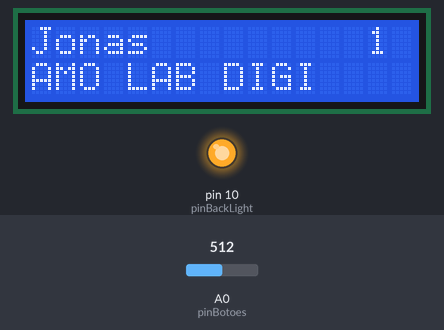
A sketch run on a simulated Arduino Uno, built with avr-gcc and run on an emulated ATmega328P. Parts: 16×2 character LCD, output pins drawn as LEDs (lit = HIGH). Inputs (shaded band) come from the test bench; at power-on: A0 (pinBotoes) = 512. What the sketch prints to the serial monitor is not drawn.

Above: at 1.2 s.
1.3 s: A0 (pinBotoes) set to 785
2.8 s: A0 (pinBotoes) set to 817
At 4.0 s:
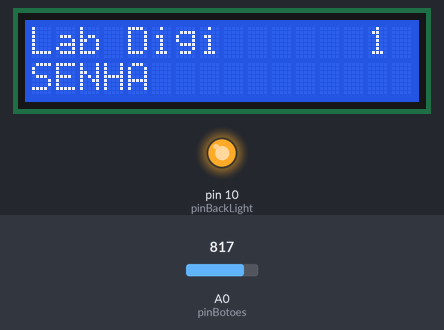
4.3 s: A0 (pinBotoes) set to 390
At 5.2 s:
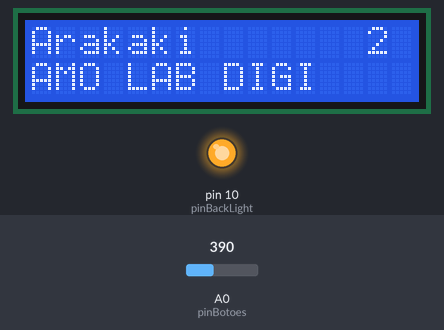
5.8 s: A0 (pinBotoes) set to 810
At 6.4 s:
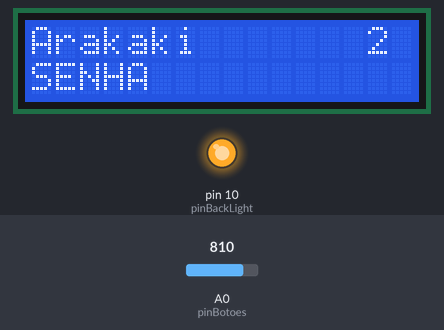
7.3 s: A0 (pinBotoes) set to 190
At 8.5 s:
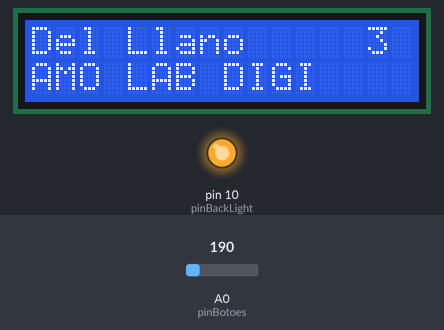
8.8 s: A0 (pinBotoes) set to 900
At 9.8 s:
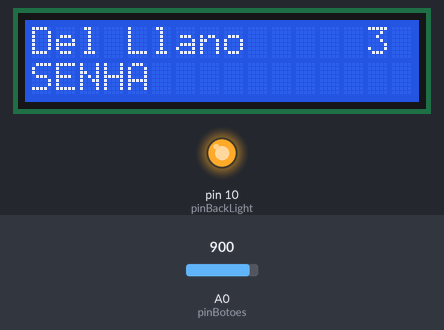
Timing chart, 0 to 11.3 s (numbered marks = the images above; inputs shaded):
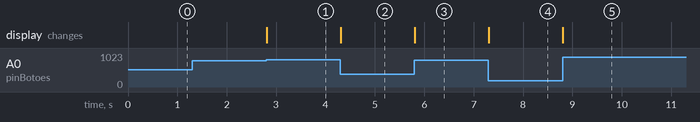

The sketch:

lcd-display.ino
```cpp
/* AUTOR:     BrincandoComIdeias
*  ACOMPANHE: https://www.youtube.com/brincandocomideias ; https://www.instagram.com/canalbrincandocomideias/
*  APRENDA:   https://cursodearduino.net/ ; https://cursoderobotica.net
*  COMPRE:    https://www.arducore.com.br/
*/
#include <LiquidCrystal.h>

//******* CONFIGURACAO DO PROJETO *********
#define pinBotoes A0

#define pinRs 8
#define pinEn 9
#define pinD4 4
#define pinD5 5
#define pinD6 6
#define pinD7 7
#define pinBackLight 10
//*****************************************

#define btNENHUM 0
#define btSELECT 1
#define btLEFT   2
#define btUP     3
#define btDOWN   4
#define btRIGHT  5

#define tempoDebounce 50

unsigned long delayBotao;
int estadoBotaoAnt = btNENHUM;

void estadoBotao(int botao);
void botaoApertado(int botao);
void botaoSolto(int botao);

LiquidCrystal lcd(pinRs, pinEn, pinD4, pinD5, pinD6, pinD7);

//Para o exemplo de uso
String descBotao[6] = {"Jogo da Senha", "Lab Digi", "Jonas", "Arakaki", "Del Llano", "Contente"};
int contador = 0;

void setup() {
  pinMode(pinBackLight, OUTPUT);
  digitalWrite(pinBackLight, HIGH);

  lcd.begin(16, 2);
  Serial.begin(9600);
}

void loop() {
  int valBotoes = analogRead(pinBotoes);

  if ((valBotoes < 800) && (valBotoes >= 600)) {
     estadoBotao(btSELECT);

  } else if ((valBotoes < 600) && (valBotoes >= 400)) {
     estadoBotao(btLEFT);

  } else if ((valBotoes < 400) && (valBotoes >= 200)) {
     estadoBotao(btUP);

  } else if ((valBotoes < 200) && (valBotoes >= 60)) {
     estadoBotao(btDOWN);

  } else if  (valBotoes < 60) {
     estadoBotao(btRIGHT);

  } else {
     estadoBotao(btNENHUM);
  }
}

void estadoBotao(int botao) {
  //Quando um botao estiver apertado
  if (botao != btNENHUM) {
     Serial.println(botao);
  }

  //Quando o botao for apertado ou solto
  if ((millis() - delayBotao) > tempoDebounce) {
     if ((botao != btNENHUM) && (estadoBotaoAnt == btNENHUM) ) {
        botaoApertado(botao);
        delayBotao = millis();
     }

     if ((botao == btNENHUM) && (estadoBotaoAnt != btNENHUM) ) {
        botaoSolto(estadoBotaoAnt);
        delayBotao = millis();
     }
  }
  estadoBotaoAnt = botao;
}

void botaoApertado(int botao) {
  //Quando um botão for apertado

  //Para o exemplo de uso
  contador++;
  lcd.clear();
  lcd.print(descBotao[botao]);
  lcd.setCursor(14,0);
  lcd.print(contador);
  lcd.setCursor(0,1);
  lcd.print("AMO LAB DIGI");
}

void botaoSolto(int botao) {
  //Quando um botão for solto


  //Para o exemplo de uso
  lcd.clear();
  lcd.print(descBotao[botao]);
  lcd.setCursor(14,0);
  lcd.print(contador);
  lcd.setCursor(0,1);
  lcd.print("SENHA");
}
```

Measured:
- the behaviour switches between 799 and 800 on A0 (pinBotoes) (found by bisection; images 0 and 1)
- after the input at 1.3 s, every drawn part: stays the same
- after the input at 2.8 s, the display: changes at once (image 1)
- after the input at 4.3 s, the display: changes at once (image 2)
- after the input at 5.8 s, the display: changes at once (image 3)
- after the input at 7.3 s, the display: changes at once (image 4)
- after the input at 8.8 s, the display: changes at once (image 5)
